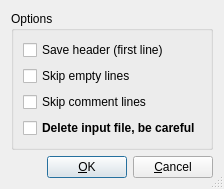
<?xml version="1.0" encoding="UTF-8"?>
<ui version="4.0">
 <class>SkipLinesDialog</class>
 <widget class="QDialog" name="SkipLinesDialog">
  <property name="geometry">
   <rect>
    <x>0</x>
    <y>0</y>
    <width>222</width>
    <height>168</height>
   </rect>
  </property>
  <property name="windowTitle">
   <string>Skip lines dialog</string>
  </property>
  <property name="sizeGripEnabled">
   <bool>true</bool>
  </property>
  <layout class="QGridLayout" name="gridLayout_2">
   <item row="0" column="0">
    <widget class="QGroupBox" name="groupBox">
     <property name="title">
      <string>Options</string>
     </property>
     <layout class="QGridLayout" name="gridLayout">
      <item row="0" column="0">
       <widget class="QCheckBox" name="SaveHeader_checkBox">
        <property name="text">
         <string>Save header (first line)</string>
        </property>
       </widget>
      </item>
      <item row="1" column="0">
       <widget class="QCheckBox" name="SkipEmptyLines_checkBox">
        <property name="text">
         <string>Skip empty lines</string>
        </property>
       </widget>
      </item>
      <item row="2" column="0">
       <widget class="QCheckBox" name="SkipCommentLines_checkBox">
        <property name="text">
         <string>Skip comment lines</string>
        </property>
       </widget>
      </item>
      <item row="3" column="0">
       <widget class="QCheckBox" name="DeleteInputFile_checkBox">
        <property name="font">
         <font>
          <weight>75</weight>
          <bold>true</bold>
         </font>
        </property>
        <property name="text">
         <string>Delete input file, be careful</string>
        </property>
       </widget>
      </item>
     </layout>
    </widget>
   </item>
   <item row="1" column="0">
    <layout class="QHBoxLayout" name="horizontalLayout_2">
     <item>
      <spacer name="horizontalSpacer">
       <property name="orientation">
        <enum>Qt::Horizontal</enum>
       </property>
       <property name="sizeHint" stdset="0">
        <size>
         <width>40</width>
         <height>20</height>
        </size>
       </property>
      </spacer>
     </item>
     <item>
      <widget class="QPushButton" name="OK_pushButton">
       <property name="text">
        <string>&amp;OK</string>
       </property>
       <property name="default">
        <bool>true</bool>
       </property>
      </widget>
     </item>
     <item>
      <widget class="QPushButton" name="Cancel_pushButton">
       <property name="text">
        <string>&amp;Cancel</string>
       </property>
      </widget>
     </item>
    </layout>
   </item>
  </layout>
 </widget>
 <tabstops>
  <tabstop>SaveHeader_checkBox</tabstop>
  <tabstop>SkipEmptyLines_checkBox</tabstop>
  <tabstop>SkipCommentLines_checkBox</tabstop>
  <tabstop>DeleteInputFile_checkBox</tabstop>
  <tabstop>OK_pushButton</tabstop>
  <tabstop>Cancel_pushButton</tabstop>
 </tabstops>
 <resources/>
 <connections/>
</ui>
